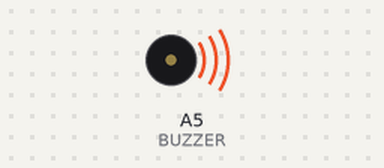
This sketch was run on a simulated Arduino Uno, built with avr-gcc and run on an emulated ATmega328P. Parts: buzzer (waves = sounding). What the sketch prints to the serial monitor is not drawn.

Above: at 0.1 s.
At 19.0 s:
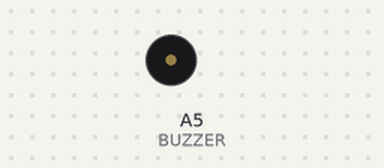
Timing chart, 0 to 20.5 s (numbered marks = the images above):
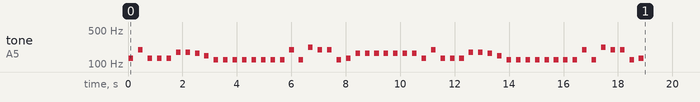

The sketch:

SecretBuzzer.ino
```cpp
#include "pitches.h"

#define SerialPort Serial
#define BUZZER A5

void jouerSon(char partition[]) {

  char note[2];
  int notelue;
  int i = 0;

  while(partition[i]!='\0') {
    note[0] = partition[i];
    note[1] = partition[i+1];

    switch(note[0]){
      case 'C' : {
        notelue = NOTE_C3;
        break;
      }
      case 'D' : {
        notelue = NOTE_D3;
        break;
      }
      case 'E' : {
        notelue = NOTE_E3;
        break;
      }
      case 'F' : {
        notelue = NOTE_F3;
        break;
      }
      case 'G' : {
        notelue = NOTE_G3;
        break;
      }
      case 'A' : {
        notelue = NOTE_A3;
        break;
      }
      case 'B' : {
        notelue = NOTE_B2;
        break;
      }
    }
    i++;
    tone(A5,notelue, 200);
    delay(167);
    noTone(A5);
    delay (180);
  }
}

void decripter(char code[]){
  char partition[50];
  int j = 0;
  int i = 0;
  while(code[i]!='\0'){
    SerialPort.println(code[i]);
    switch(code[i]){
      case 'v' : partition[j++] = 'C';
      case 'd' : partition[j++] = 'C';
      case 'c' : partition[j++] = 'C';
      case 'p' : partition[j++] = 'C';

      break;

      case 'j' : partition[j++] = 'D';
      case 's' : partition[j++] = 'D';
      case 'm' : partition[j++] = 'D';

      break;

      case 'x' : partition[j++] = 'E';
      case 'f' : partition[j++] = 'E';
      case 'r' : partition[j++] = 'E';
      case 'o' : partition[j++] = 'E';

      break;

      case 'q' : partition[j++] = 'F';
      case 'a' : partition[j++] = 'F';
      case 'n' : partition[j++] = 'F';

      break;

      case 'y' : partition[j++] = 'G';
      case 'g' : partition[j++] = 'G';
      case 'l' : partition[j++] = 'G';
      case 'k' : partition[j++] = 'G';

      break;

      case 'u' : partition[j++] = 'A';
      case 'b' : partition[j++] = 'A';
      case 'i' : partition[j++] = 'A';

      break;

      case 'z' : partition[j++] = 'B';
      case 'h' : partition[j++] = 'B';
      case 't' : partition[j++] = 'B';
      case 'e' : partition[j++] = 'B';

      break;

    }
    i++;
  }
  jouerSon(partition);
}


void setup(){
   SerialPort.begin(9600);
   pinMode(BUZZER, OUTPUT);

  decripter("pkpcaomzzkeilepxfpkpcaomzzkeilep\0");
}

void loop() {

}
```

pitches.h
```cpp
/*************************************************
 * Public Constants
 *************************************************/

#define NOTE_B0  31
#define NOTE_C1  33
#define NOTE_CS1 35
#define NOTE_D1  37
#define NOTE_DS1 39
#define NOTE_E1  41
#define NOTE_F1  44
#define NOTE_FS1 46
#define NOTE_G1  49
#define NOTE_GS1 52
#define NOTE_A1  55
#define NOTE_AS1 58
#define NOTE_B1  62
#define NOTE_C2  65
#define NOTE_CS2 69
#define NOTE_D2  73
#define NOTE_DS2 78
#define NOTE_E2  82
#define NOTE_F2  87
#define NOTE_FS2 93
#define NOTE_G2  98
#define NOTE_GS2 104
#define NOTE_A2  110
#define NOTE_AS2 117
#define NOTE_B2  123
#define NOTE_C3  131
#define NOTE_CS3 139
#define NOTE_D3  147
#define NOTE_DS3 156
#define NOTE_E3  165
#define NOTE_F3  175
#define NOTE_FS3 185
#define NOTE_G3  196
#define NOTE_GS3 208
#define NOTE_A3  220
#define NOTE_AS3 233
#define NOTE_B3  247
#define NOTE_C4  262
#define NOTE_CS4 277
#define NOTE_D4  294
#define NOTE_DS4 311
#define NOTE_E4  330
#define NOTE_F4  349
#define NOTE_FS4 370
#define NOTE_G4  392
#define NOTE_GS4 415
#define NOTE_A4  440
#define NOTE_AS4 466
#define NOTE_B4  494
#define NOTE_C5  523
#define NOTE_CS5 554
#define NOTE_D5  587
#define NOTE_DS5 622
#define NOTE_E5  659
#define NOTE_F5  698
#define NOTE_FS5 740
#define NOTE_G5  784
#define NOTE_GS5 831
#define NOTE_A5  880
#define NOTE_AS5 932
#define NOTE_B5  988
#define NOTE_C6  1047
#define NOTE_CS6 1109
#define NOTE_D6  1175
#define NOTE_DS6 1245
#define NOTE_E6  1319
#define NOTE_F6  1397
#define NOTE_FS6 1480
#define NOTE_G6  1568
#define NOTE_GS6 1661
#define NOTE_A6  1760
#define NOTE_AS6 1865
#define NOTE_B6  1976
#define NOTE_C7  2093
#define NOTE_CS7 2217
#define NOTE_D7  2349
#define NOTE_DS7 2489
#define NOTE_E7  2637
#define NOTE_F7  2794
#define NOTE_FS7 2960
#define NOTE_G7  3136
#define NOTE_GS7 3322
#define NOTE_A7  3520
#define NOTE_AS7 3729
#define NOTE_B7  3951
#define NOTE_C8  4186
#define NOTE_CS8 4435
#define NOTE_D8  4699
#define NOTE_DS8 4978
```
